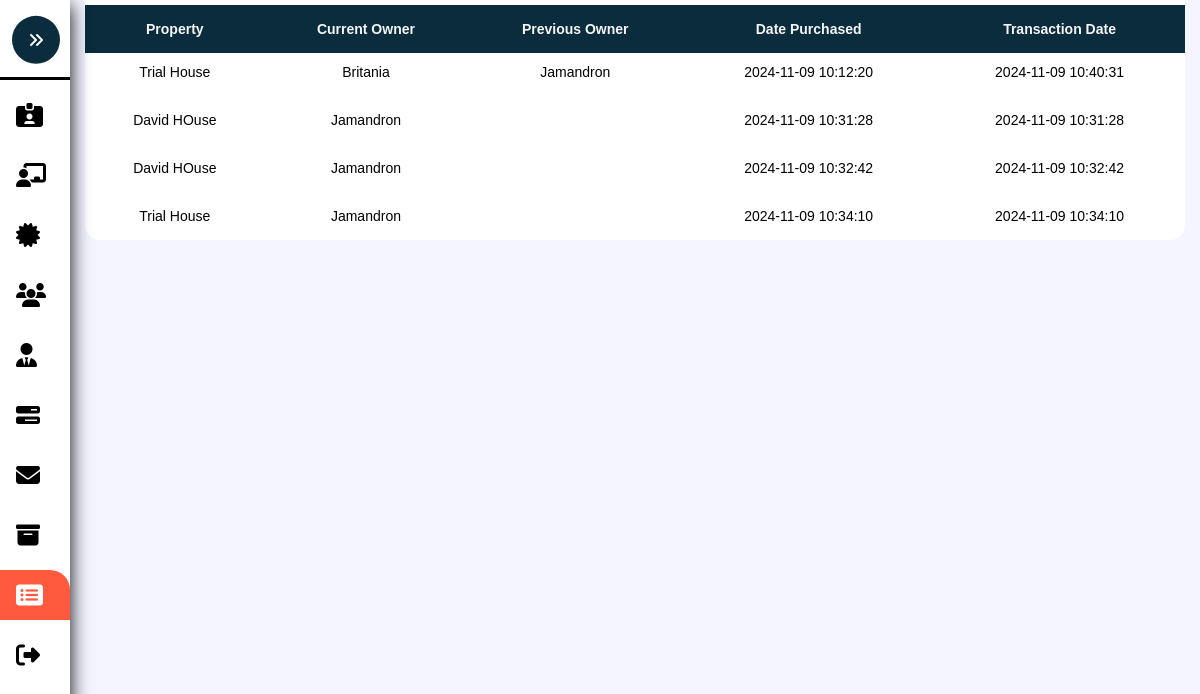
The app's page /Staff-SoldProperties.php, older data.
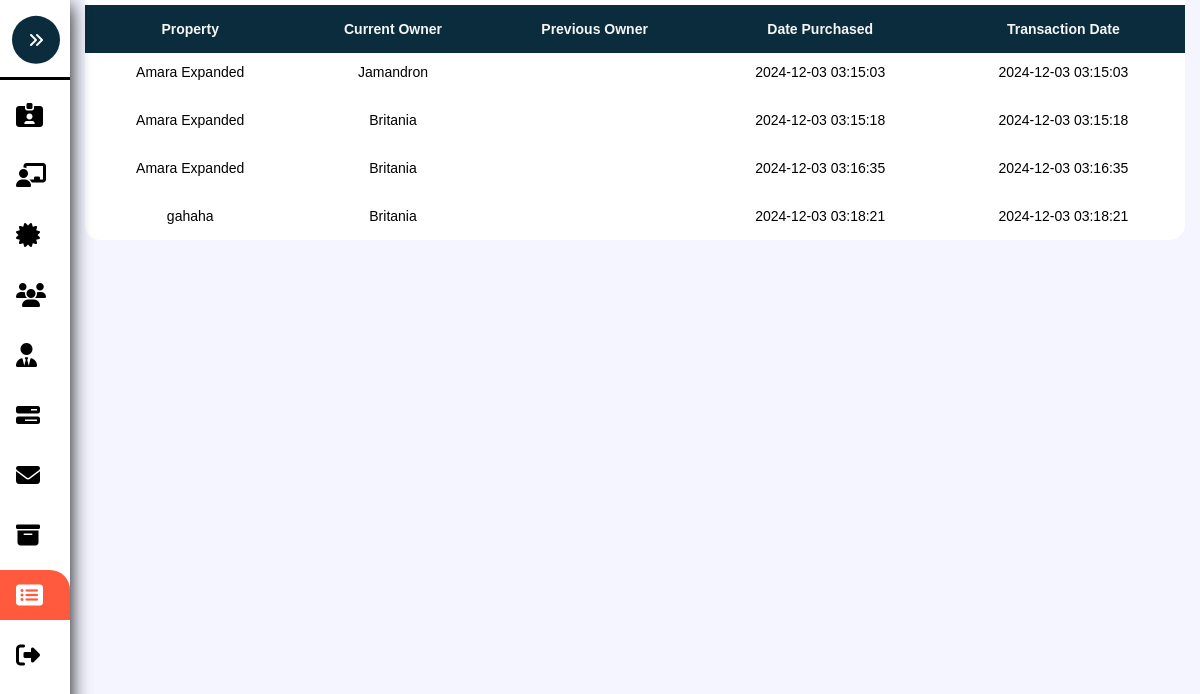
The same page, newer data.
### tables this page shows
CREATE TABLE `sales` (
  `SaleID` int(8) NOT NULL,
  `Property` varchar(255) NOT NULL,
  `CurrentOwner` varchar(255) NOT NULL,
  `PreviousOwner` varchar(255) NOT NULL,
  `Agent` varchar(255) NOT NULL,
  `Date_Purchased` timestamp NOT NULL DEFAULT current_timestamp(),
  `TransactionDate` timestamp NOT NULL DEFAULT current_timestamp() ON UPDATE current_timestamp(),
  `UserID` int(8) NOT NULL,
  `PropertyID` int(8) NOT NULL,
  `ManagementID` int(8) NOT NULL
);

### Staff-SoldProperties.php (the view, shortened to what this page needs)
<?php
	include './Assets/Php/Connection.php';
?>
<!DOCTYPE html>
<html>
<head>
	<link rel="stylesheet" type="text/css" href="./Assets/Css/Admin.css?v=<?php echo time(); ?>">
</head>
<body>
	<nav class="sidebar close" id="sidebar">
		<header>
			<figure class="image-container">
			</figure>
			<button class="toggle">
				<i class="fa-solid fa-angles-right"></i>
			</button>
		</header>
		<div class="menu-bar">
			<div class="menu">
				<ul class="menu-links">
					<li class="nav-link">
						<a href="./Staff-Account.php" >
							<i class="fa-solid fa-id-card-clip"></i>
						</a>
					</li>
					<li class="nav-link">
						<a href="./Staff-Pending.php">
							<i class="fa-solid fa-chalkboard-user"></i>
						</a>
					</li>
						<li class="nav-link">
							<a href="./Staff-Client.php">
								<i class="fa-solid fa-certificate"></i>
							</a>
						</li>
					<li class="nav-link">
						<a href="./Staff-Users.php" class="dashboard-list-item " >
							<i class="fa-solid fa-users"></i>
						</a>
					</li>
					<li class="nav-link">
						<a href="./Staff-Management.php" class="dashboard-list-item ">
							<i class="fa-solid fa-user-tie"></i>
						</a>
					</li>
					<li class="nav-link">
						<a href="./Staff-Properties.php" class="dashboard-list-item ">
							<i class="fa-solid fa-bars-progress"></i>
						</a>
					</li>
					<li class="nav-link">
						<a href="Staff-Message.php" class="dashboard-list-item">
							<i class="fa-solid fa-envelope"></i>
						</a>
					</li>
					<li class="nav-link">
						<a href="./Staff-Archieve.php" class="dashboard-list-item ">
							<i class="fa-solid fa-box-archive"></i>
						</a>
					</li>
					<li class="nav-link">
						<a href="Staff-SoldProperties.php" class="dashboard-list-item active">
							<i class="fa-solid fa-rectangle-list"></i>
						</a>
					</li>
					<li class="nav-link">
						<a href="./Assets/Php/Logout.php" class="dashboard-list-item">
							<i class="fa-solid fa-right-from-bracket"></i>
						</a>
					</li>
				</ul>
			</div>
		</div>
	</nav>
	<main class="main">
		<section class="Table-section" id="Table-Section">
			<div class="container">
				<table class="table" id="table">
					<tr>
						<th>Property</th>
						<th>Current Owner</th>
						<th>Previous Owner</th>
						<th>Date Purchased</th>
						<th>Transaction Date</th>
					</tr>
					<?php
						$sql = "SELECT * FROM sales";
						$rs = mysqli_query($conn, $sql);
						if($rs){
							while ($row = mysqli_fetch_assoc($rs)) {
								$Property = $row['Property'];
								$Owner = $row['CurrentOwner'];
								$Previous = $row['PreviousOwner'];
								$Date_Purchased = $row['Date_Purchased'];
								$Transaction = $row['TransactionDate'];
								echo "
								<tr>
									<td>".$Property."</td>
									<td>".$Owner."</td>
									<td>".$Previous."</td>
									<td>".$Date_Purchased."</td>
									<td>".$Transaction."</td>
								</tr>
								";
							}
						}
					?>
				</table>
			</div>
		</section>
	</main>
</body>
</html>

Row changes from the older to the newer data that the page shows:
removed sales: Property "Trial House", CurrentOwner "Britania", PreviousOwner "Jamandron", Date_Purchased "2024-11-09 10:12:20", TransactionDate "2024-11-09 10:40:31"
removed sales: Property "David HOuse", CurrentOwner "Jamandron", Date_Purchased "2024-11-09 10:31:28", TransactionDate "2024-11-09 10:31:28"
removed sales: Property "David HOuse", CurrentOwner "Jamandron", Date_Purchased "2024-11-09 10:32:42", TransactionDate "2024-11-09 10:32:42"
removed sales: Property "Trial House", CurrentOwner "Jamandron", Date_Purchased "2024-11-09 10:34:10", TransactionDate "2024-11-09 10:34:10"
added sales: Property "Amara Expanded", CurrentOwner "Jamandron", Date_Purchased "2024-12-03 03:15:03", TransactionDate "2024-12-03 03:15:03"
added sales: Property "Amara Expanded", CurrentOwner "Britania", Date_Purchased "2024-12-03 03:15:18", TransactionDate "2024-12-03 03:15:18"
added sales: Property "Amara Expanded", CurrentOwner "Britania", Date_Purchased "2024-12-03 03:16:35", TransactionDate "2024-12-03 03:16:35"
added sales: Property "gahaha", CurrentOwner "Britania", Date_Purchased "2024-12-03 03:18:21", TransactionDate "2024-12-03 03:18:21"
